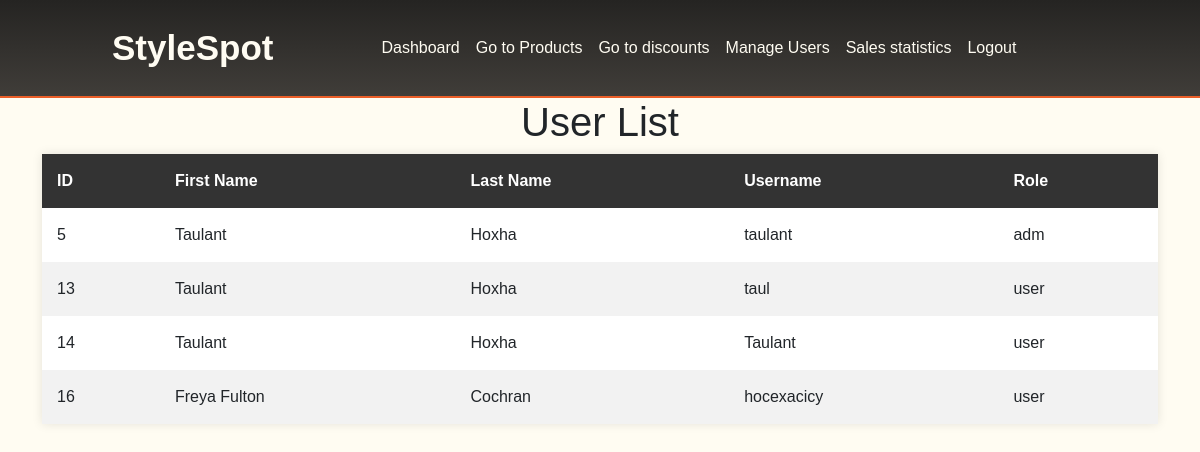
The app's page /dashboard.php (signed in) with its own data.
### tables this page shows
CREATE TABLE IF NOT EXISTS `users` (
  `id` int NOT NULL AUTO_INCREMENT,
  `fname` varchar(255) NOT NULL,
  `lname` varchar(255) NOT NULL,
  `username` varchar(255) NOT NULL,
  `email` varchar(255) NOT NULL,
  `date_of_birth` date NOT NULL,
  `phone_number` int NOT NULL,
  `gender` varchar(255) NOT NULL,
  `password` varchar(255) NOT NULL,
  `role` varchar(255) NOT NULL DEFAULT 'user',
  `picture` varchar(255) NOT NULL,
  PRIMARY KEY (`id`)
);

### dashboard.php (the view, shortened to what this page needs)
<?php
   require_once "db_connect.php";
        $sql = "SELECT id, fname, lname, username, role FROM users";
        $result = mysqli_query($connect, $sql);
?>
<!DOCTYPE html>
<html lang="en">
<head>
    <link href="https://cdn.jsdelivr.net/npm/bootstrap@5.3.1/dist/css/bootstrap.min.css" rel="stylesheet">
</head>
<body>
    <?php include_once "components/navbarAdmin.php"; ?>
    <div class="container">
        <h1>User List</h1>
        <table>
            <thead>
                <tr>
                    <th>ID</th>
                    <th>First Name</th>
                    <th>Last Name</th>
                    <th>Username</th>
                    <th>Role</th>
                </tr>
            </thead>
            <tbody>
                <?php
                while ($row = mysqli_fetch_assoc($result)) {
                    echo "<tr>";
                    echo "<td>{$row['id']}</td>";
                    echo "<td>{$row['fname']}</td>";
                    echo "<td>{$row['lname']}</td>";
                    echo "<td>{$row['username']}</td>";
                    echo "<td>{$row['role']}</td>";
                    echo "</tr>";
                }
                ?>
            </tbody>
        </table>
    </div>
</body>
</html>

### dashboard.php (style rules this page uses)
* { padding: 0; margin: 0; text-decoration: none; list-style: none; box-sizing: border-box; font-family: Arial, sans-serif; }
body { background-color: #F2F2F2; }
.container { max-width: 800px; margin: 0 auto; }
h1 { text-align: center; margin-bottom: 20px; color: #333; }
table { width: 100%; background-color: #fff; border-collapse: collapse; box-shadow: 0 0 10px rgba(0, 0, 0, 0.1); }
th, td { padding: 15px; text-align: left; border-bottom: 1px solid #ddd; }
th { background-color: #333; color: #fff; }
tbody tr:nth-child(even) { background-color: #f2f2f2; }

### components/navbarAdmin.php (style rules this page uses)
* { padding: 0; margin: 0; text-decoration: none; list-style: none; box-sizing: border-box; font-family: sans-serif; }
body { background-color: #FFFCF2 }

### records on screen
users: id "5", fname "Taulant", lname "Hoxha", username "taulant", role "adm"
users: id "13", fname "Taulant", lname "Hoxha", username "taul", role "user"
users: id "14", fname "Taulant", lname "Hoxha", username "Taulant", role "user"
users: id "16", fname "Freya Fulton", lname "Cochran", username "hocexacicy", role "user"
